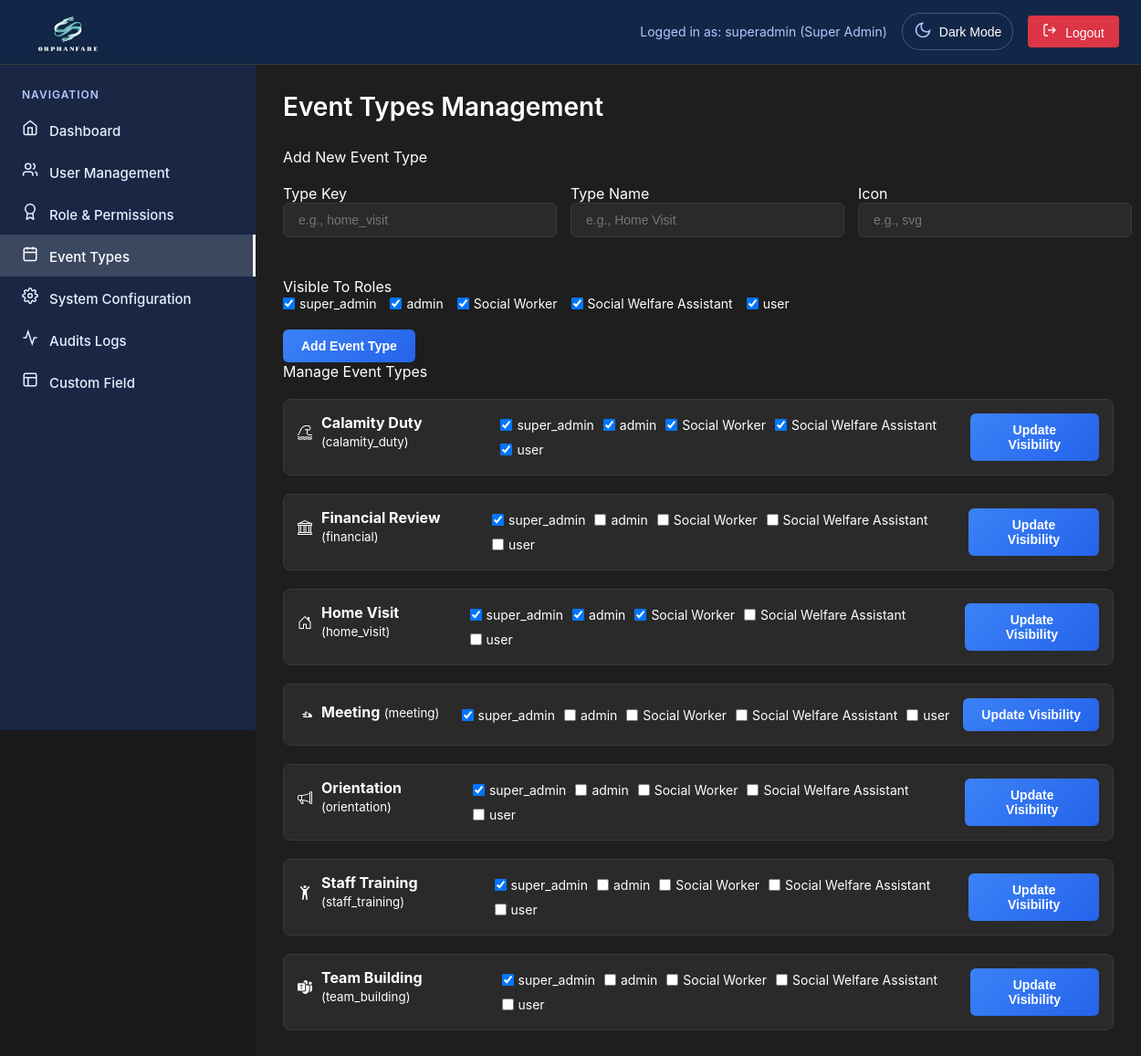
The app's page /superadmin/event-types.php (signed in) with its own data.
### tables this page shows
CREATE TABLE `event_types` (
  `id` int(11) NOT NULL,
  `type_key` varchar(50) NOT NULL,
  `type_name` varchar(100) NOT NULL,
  `icon` text DEFAULT NULL,
  `is_active` tinyint(1) DEFAULT 1,
  `created_at` timestamp NOT NULL DEFAULT current_timestamp(),
  `visible_to` longtext DEFAULT NULL CHECK (json_valid(`visible_to`))
);

### superadmin/event-types.php (the view, shortened to what this page needs)
<?php
require_once 'includes/superheader.php';
$event_types = [];
$sql = "SELECT * FROM event_types WHERE is_active = 1 ORDER BY type_name";
$result = $conn->query($sql);
if ($result && $result->num_rows > 0) {
    while ($row = $result->fetch_assoc()) {
        $visible_to = json_decode($row['visible_to'] ?? '[]', true);
        $row['visible_to'] = is_array($visible_to) ? $visible_to : [];
        $event_types[] = $row;
    }
}
$available_roles = ['super_admin', 'admin', 'Social Worker', 'Social Welfare Assistant', 'user'];
?>
<div class="page-active">
    <div class="page-header">
        <h1 class="page-title">Event Types Management</h1>
    </div>
    <div class="dashboard-card">
        <div class="card-header">
            <div class="card-title">Add New Event Type</div>
        </div>
        <form method="POST">
            <div class="form-grid">
                <div class="form-group">
                    <label>Type Key</label>
                    <input class="type-key" type="text" name="type_key" required placeholder="e.g., home_visit">
                </div>
                <div class="form-group">
                    <label>Type Name</label>
                    <input class="type-name" type="text" name="type_name" required placeholder="e.g., Home Visit">
                </div>
                <div class="form-group">
                    <label>Icon</label>
                    <input class="icon-event" type="text" name="icon" required placeholder="e.g., svg">
                </div>
            </div>
            <div class="form-group">
                <label>Visible To Roles</label>
                <div class="checkbox-group">
                    <?php foreach ($available_roles as $role): ?>
                        <label class="checkbox-label">
                            <input type="checkbox" name="visible_to[]" value="<?php echo $role; ?>" checked>
                            <?php echo $role; ?>
                        </label>
                    <?php endforeach; ?>
                </div>
            </div>
            <button type="submit" name="add_event_type" class="btn btn-primary">Add Event Type</button>
        </form>
    </div>
    <div class="dashboard-card">
        <div class="card-header">
            <div class="card-title">Manage Event Types</div>
        </div>
        <?php if (empty($event_types)): ?>
            <div style="text-align: center; padding: 40px; color: #888;">
                <div style="font-size: 48px; margin-bottom: 16px;">📋</div>
                <p>No event types found</p>
                <small>Add your first event type using the form above</small>
            </div>
        <?php else: ?>
            <div class="event-types-list">
                <?php foreach ($event_types as $type): ?>
                    <div class="event-type-item">
                        <div class="event-type-info">
                            <span class="event-type-icon"><?php echo $type['icon']; ?></span>
                            <div>
                                <strong><?php echo $type['type_name']; ?></strong>
                                <small>(<?php echo $type['type_key']; ?>)</small>
                            </div>
                        </div>
                        <form method="POST" class="visibility-form">
                            <div class="visibility-options">
                                <?php foreach ($available_roles as $role): ?>
                                    <label class="checkbox-label">
                                        <input type="checkbox" name="visible_to[]" value="<?php echo $role; ?>"
                                            <?php echo in_array($role, $type['visible_to']) ? 'checked' : ''; ?>>
                                        <?php echo $role; ?>
                                    </label>
                                <?php endforeach; ?>
                            </div>
                            <button type="submit" name="update_visibility" class="btn btn-secondary">Update Visibility</button>
                        </form>
                    </div>
                <?php endforeach; ?>
            </div>
        <?php endif; ?>
    </div>
</div>
<?php require_once 'includes/superfooter.php'; ?>

### css/superadmin.css (style rules this page uses)
.page-title { font-size: 28px; font-weight: 600; color: #ffffff; margin-bottom: 8px; }
.card-header { display: flex; justify-content: space-between; align-items: center; margin-bottom: 20px; }
.btn { border: none; border-radius: 6px; padding: 10px 20px; font-size: 14px; font-weight: 500; cursor: pointer; transition: all 0.2s; }
.btn-primary { background-color: #007bff; color: white; }
.btn-secondary { background-color: #6c757d; color: white; }
.form-group { margin-bottom: 20px; }
.checkbox-group { display: flex; align-items: center; gap: 8px; margin-bottom: 12px; }
.checkbox-label { font-size: 14px; color: #ffffff; }

### css/common.css (style rules this page uses)
* { margin: 0; padding: 0; box-sizing: border-box; }
body { font-family: -apple-system, BlinkMacSystemFont, "Segoe UI", Roboto, sans-serif; background-color: #1a1a1a; min-height: 100vh; color: white; }
.page-header { display: flex; justify-content: space-between; align-items: center; margin-bottom: 20px; }
.page-title { font-size: 28px; font-weight: 600; color: #ffffff; margin-bottom: 8px; }
.btn { padding: 10px 20px; border: none; border-radius: 6px; cursor: pointer; font-size: 14px; font-weight: 600; text-decoration: none; display: inline-block; transition: all 0.2s; background: linear-gradient(135deg, #3b82f6, #2563eb) ; color: white; }
.form-group { margin-bottom: 20px; }

### css/admin.css (style rules this page uses)
.form-grid { display: grid; grid-template-columns: repeat(auto-fit, minmax(300px, 1fr)); gap: 20px; margin-bottom: 24px; }

### superadmin/event-types.php (style rules this page uses)
.type-key { width: 300px; padding: 10px 16px; background-color: #2a2a2a; border: 1px solid #3a3a3a; border-radius: 6px; color: #ffffff; font-size: 14px; }
.type-name { width: 300px; padding: 10px 16px; background-color: #2a2a2a; border: 1px solid #3a3a3a; border-radius: 6px; color: #ffffff; font-size: 14px; }
.icon-event { width: 300px; padding: 10px 16px; background-color: #2a2a2a; border: 1px solid #3a3a3a; border-radius: 6px; color: #ffffff; font-size: 14px; }
.event-types-list { display: flex; flex-direction: column; gap: 20px; }
.event-type-item { display: flex; justify-content: space-between; align-items: flex-start; padding: 15px; background: #2a2a2a; border-radius: 8px; border: 1px solid #3a3a3a; }
.event-type-info { display: flex; align-items: center; gap: 10px; }
.event-type-icon { font-size: 24px; }
.visibility-form { display: flex; align-items: center; gap: 15px; }
.visibility-options { display: flex; gap: 10px; flex-wrap: wrap; }
.checkbox-group { display: flex; gap: 15px; flex-wrap: wrap; }
.checkbox-label { display: flex; align-items: center; gap: 5px; cursor: pointer; }
.form-grid { display: grid; grid-template-columns: 1fr 1fr 1fr; gap: 15px; right: 15px; }

### records on screen
event_types: type_name "Calamity Duty", type_key "calamity_duty", role "super_admin", role "admin", role "Social Worker", role "Social Welfare Assistant", role "user"
event_types: type_name "Financial Review", type_key "financial", role "super_admin", role "admin", role "Social Worker", role "Social Welfare Assistant", role "user"
event_types: type_name "Home Visit", type_key "home_visit", role "super_admin", role "admin", role "Social Worker", role "Social Welfare Assistant", role "user"
event_types: type_name "Meeting", type_key "meeting", role "super_admin", role "admin", role "Social Worker", role "Social Welfare Assistant", role "user"
event_types: type_name "Orientation", type_key "orientation", role "super_admin", role "admin", role "Social Worker", role "Social Welfare Assistant", role "user"
event_types: type_name "Staff Training", type_key "staff_training", role "super_admin", role "admin", role "Social Worker", role "Social Welfare Assistant", role "user"
event_types: type_name "Team Building", type_key "team_building", role "super_admin", role "admin", role "Social Worker", role "Social Welfare Assistant", role "user"

### other values on screen
$_SESSION['username'] "superadmin"
$_SESSION['role'] === 'super_admin' ? 'Super Admin' : 'Admin' "Super Admin"
$role "super_admin"
$role "admin"
$role "Social Worker"
$role "Social Welfare Assistant"
$role "user"
